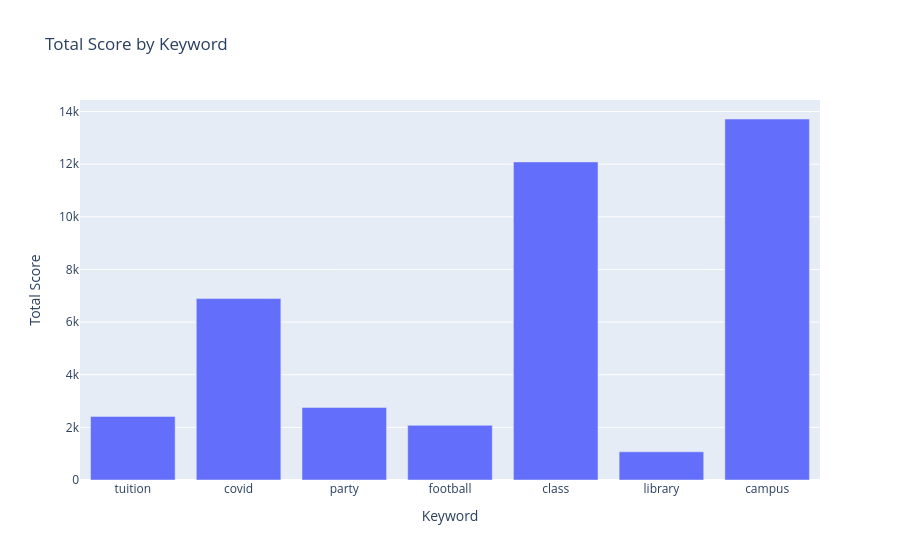
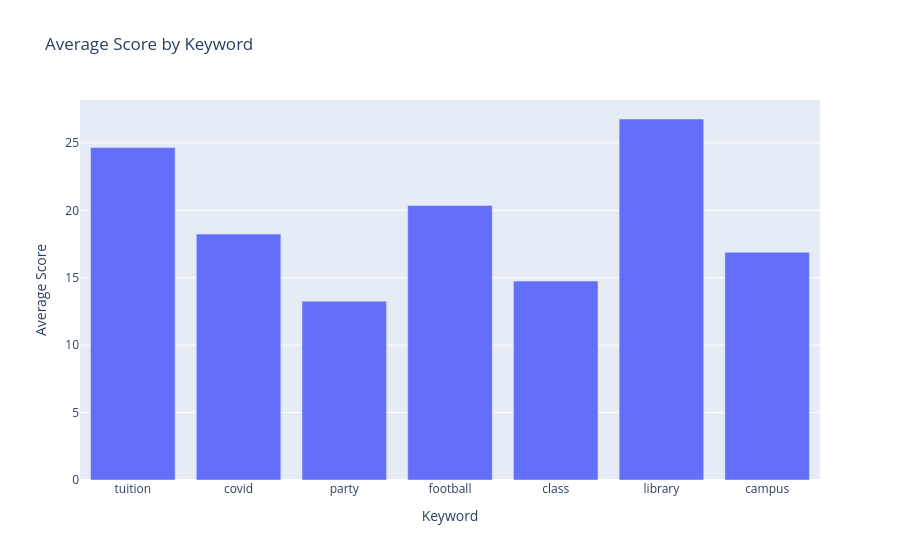

The cell these charts' notebook holds for them, in order:
### Markdown cell above
### 2.1 Keyword Analysis: How Do We Measure Popularity?

Now let's analyze whether posts about certain topics tend to score higher on r/JMU. But first, a question worth thinking about: **what does "popular" actually mean?**

There are several ways you could measure whether a topic is popular on Reddit:

- **Post count** — how many posts mention the keyword at all
- **Total score** — the sum of all upvotes across every post that mentions it
- **Average score** — the typical upvote count for a post that mentions it

These can tell very different stories. A common topic like `class` might appear in thousands of posts, racking up a high total score — but each individual post barely gets noticed. Meanwhile `tuition` might come up rarely, yet every time it does, the community reacts strongly.

The code below calculates both metrics and plots them as separate charts. Run it and look at both — do they rank the keywords the same way?

### Code cell
# Define keywords to analyze - common JMU-related topics
keywords = ['tuition', 'covid', 'party', 'football', 'class', 'library', 'campus']

# Create a helper function to check if text contains a keyword (case-insensitive)
def contains_keyword(text, keyword):
    # Handle missing/empty text
    if pd.isna(text):
        return False
    # Convert both to lowercase to make the search case-insensitive
    return keyword.lower() in text.lower()

# Calculate both total and average score for each keyword
keyword_scores = []

for keyword in keywords:
    # Boolean mask: True for every post that contains this keyword
    has_keyword_mask = df['text'].apply(lambda x: contains_keyword(x, keyword))
    matching_posts = df[has_keyword_mask]

    keyword_scores.append({
        'keyword': keyword,
        'total_score': matching_posts['score'].sum(),
        'avg_score': matching_posts['score'].mean()
    })

# Convert results to a DataFrame for plotting
keyword_df = pd.DataFrame(keyword_scores)

# Chart 1: Total score — reflects both how often a topic is discussed AND how well each post scores
fig1 = px.bar(keyword_df,
              x='keyword',
              y='total_score',
              title='Total Score by Keyword',
              labels={'total_score': 'Total Score', 'keyword': 'Keyword'})
fig1.show()

# Chart 2: Average score — reflects how well a typical post about this topic is received
fig2 = px.bar(keyword_df,
              x='keyword',
              y='avg_score',
              title='Average Score by Keyword',
              labels={'avg_score': 'Average Score', 'keyword': 'Keyword'})
fig2.show()

### Figure 1 — Plotly figure (JSON) as saved in the notebook; plotly's stock layout.template omitted (floating-point values rounded to 4 significant figures)
{"data": [{"hovertemplate": "Keyword=%{x}<br>Total Score=%{y}<extra></extra>", "legendgroup": "", "marker": {"color": "#636efa", "pattern": {"shape": ""}}, "name": "", "orientation": "v", "showlegend": false, "textposition": "auto", "type": "bar", "x": ["tuition", "covid", "party", "football", "class", "library", "campus"], "xaxis": "x", "y": [2416, 6894, 2758, 2077, 12087, 1071, 13717], "yaxis": "y"}], "layout": {"barmode": "relative", "legend": {"tracegroupgap": 0}, "title": {"text": "Total Score by Keyword"}, "xaxis": {"anchor": "y", "domain": [0, 1], "title": {"text": "Keyword"}}, "yaxis": {"anchor": "x", "domain": [0, 1], "title": {"text": "Total Score"}}}}

### Figure 2 — Plotly figure (JSON) as saved in the notebook; plotly's stock layout.template omitted (floating-point values rounded to 4 significant figures)
{"data": [{"hovertemplate": "Keyword=%{x}<br>Average Score=%{y}<extra></extra>", "legendgroup": "", "marker": {"color": "#636efa", "pattern": {"shape": ""}}, "name": "", "orientation": "v", "showlegend": false, "textposition": "auto", "type": "bar", "x": ["tuition", "covid", "party", "football", "class", "library", "campus"], "xaxis": "x", "y": [24.65, 18.24, 13.26, 20.36, 14.76, 26.77, 16.89], "yaxis": "y"}], "layout": {"barmode": "relative", "legend": {"tracegroupgap": 0}, "title": {"text": "Average Score by Keyword"}, "xaxis": {"anchor": "y", "domain": [0, 1], "title": {"text": "Keyword"}}, "yaxis": {"anchor": "x", "domain": [0, 1], "title": {"text": "Average Score"}}}}
